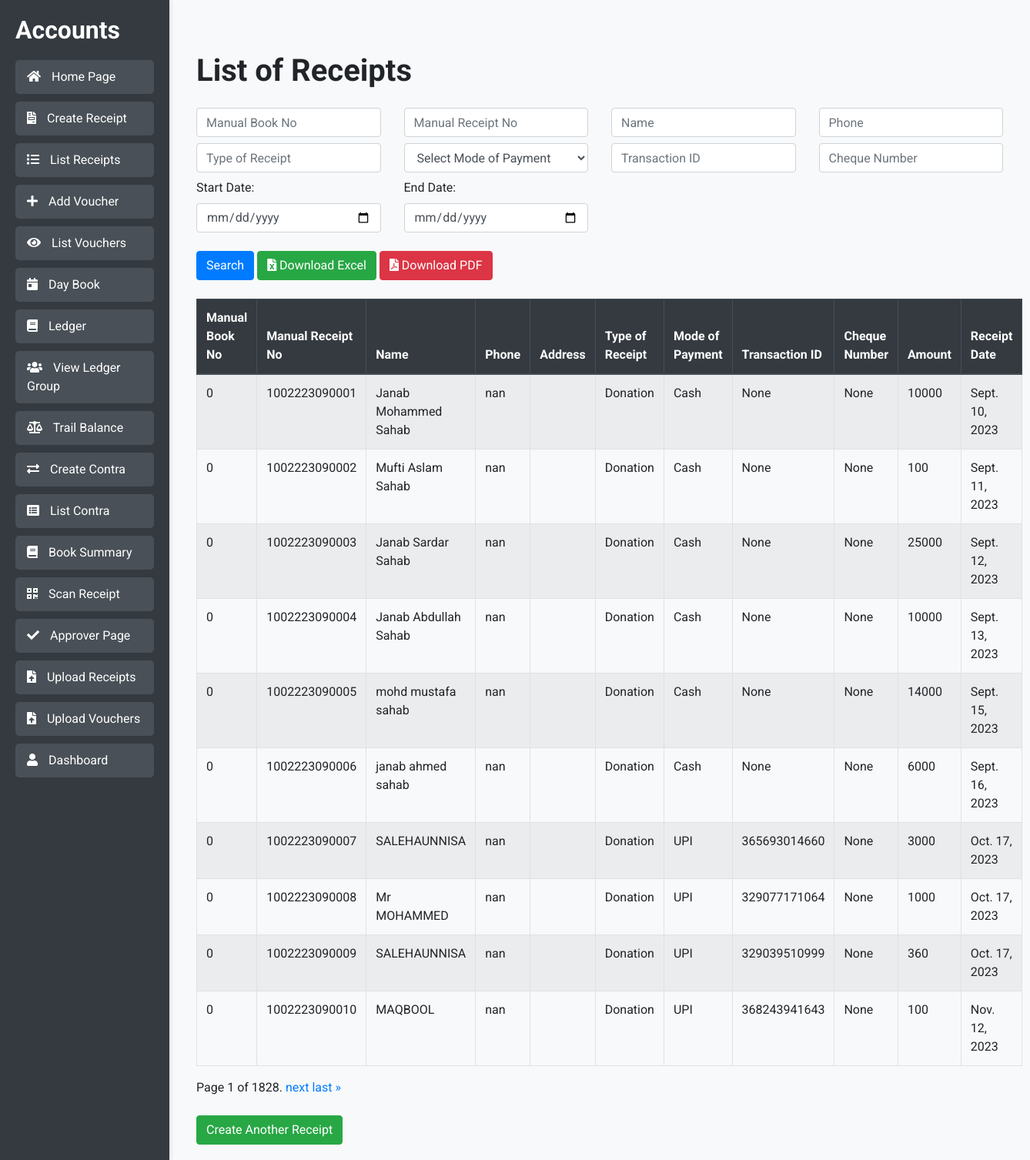
Screenshot of /list-receipts/ (signed in) with the database file from the repository.
### accounts/models.py (models this page shows)
class Receipt(models.Model):
    PAYMENT_CHOICES = [
        ('Cash', 'Cash'),
        ('UPI', 'UPI'),
        ('Bank Transfer', 'Bank Transfer'),
        ('Cheque', 'Cheque'),
    ]
    TYPE_CHOICES = [
        ('Donation', 'Donation'),
        ('Sadqa', 'Sadqa'),
        ('Zakat', 'Zakat'),
        ('Atiya', 'Atiya'),
        ('Fidiya', 'Fidiya'),
        ('Tasdeeq-Nama', 'Tasdeeq-Nama'),
        ('Isala-e-Sawab', 'Isala-e-Sawab'),
        ('Payment Return', 'Payment Return'),  # Added Payment Return
        ('Salary Return', 'Salary Return'),    # Added Salary Return
    ]
    manual_book_no = models.PositiveIntegerField(blank=True, null=True)
    manual_receipt_no = models.CharField(max_length=15, blank=True, null=True)
    name = models.CharField(max_length=100, blank=True, null=True)
    phone = models.CharField(max_length=20, blank=True, null=True)
    address = models.CharField(max_length=300, blank=True, null=True)
    type_of_receipt = models.CharField(max_length=50, choices=TYPE_CHOICES, default='Donation')
    mode_of_payment = models.CharField(max_length=20, choices=PAYMENT_CHOICES, default='Cash')
    transaction_id = models.CharField(max_length=15, blank=True, null=True)
    cheque_number = models.CharField(max_length=15, blank=True, null=True)
    amount = models.PositiveIntegerField(validators=[positive_integer_validator])
    receipt_date = models.DateField(default=date.today)
    class Meta:
        unique_together = ('manual_book_no', 'manual_receipt_no')

### accounts/views.py (the view)
# urls.py: path('list-receipts/', views.list_receipts, name='list_receipts'),
@login_required
def list_receipts(request):
    receipts = Receipt.objects.all()
    manual_book_no = request.GET.get('manual_book_no')
    if manual_book_no:
        receipts = receipts.filter(manual_book_no__icontains=manual_book_no)
    manual_receipt_no = request.GET.get('manual_receipt_no')
    if manual_receipt_no:
        receipts = receipts.filter(manual_receipt_no__icontains=manual_receipt_no)
    name = request.GET.get('name')
    if name:
        receipts = receipts.filter(name__icontains=name)
    phone = request.GET.get('phone')
    if phone:
        receipts = receipts.filter(phone__icontains=phone)
    type_of_receipt = request.GET.get('type_of_receipt')
    if type_of_receipt:
        receipts = receipts.filter(type_of_receipt__icontains=type_of_receipt)
    mode_of_payment = request.GET.get('mode_of_payment')
    if mode_of_payment:
        receipts = receipts.filter(mode_of_payment__icontains=mode_of_payment)
    transaction_id = request.GET.get('transaction_id')
    if transaction_id:
        receipts = receipts.filter(transaction_id__icontains=transaction_id)
    cheque_number = request.GET.get('cheque_number')
    if cheque_number:
        receipts = receipts.filter(cheque_number__icontains=cheque_number)
    start_date = request.GET.get('start_date')
    end_date = request.GET.get('end_date')
    if start_date and end_date:
        receipts = receipts.filter(receipt_date__range=[start_date, end_date])
    paginator = Paginator(receipts, 10)  # Show 10 receipts per page
    page_number = request.GET.get('page')
    page_obj = paginator.get_page(page_number)
    context = {
        'page_obj': page_obj,
        'manual_book_no': manual_book_no,
        'manual_receipt_no': manual_receipt_no,
        'name': name,
        'phone': phone,
        'type_of_receipt': type_of_receipt,
        'mode_of_payment': mode_of_payment,
        'transaction_id': transaction_id,
        'cheque_number': cheque_number,
        'start_date': start_date,
        'end_date': end_date,
    }
    return render(request, 'list_receipts.html', context)

### accounts/templates/list_receipts.html (shortened to what this page needs)
{% extends 'base.html' %}
{% block content %}
<div class="container mt-5">
    <h1 class="mb-4">List of Receipts</h1>
    <form id="searchForm" method="get" class="mb-4">
        <div class="row">
            <div class="col-md-3 mb-2">
                <input type="text" name="manual_book_no" class="form-control" placeholder="Manual Book No" value="{{ request.GET.manual_book_no }}">
            </div>
            <div class="col-md-3 mb-2">
                <input type="text" name="manual_receipt_no" class="form-control" placeholder="Manual Receipt No" value="{{ request.GET.manual_receipt_no }}">
            </div>
            <div class="col-md-3 mb-2">
                <input type="text" name="name" class="form-control" placeholder="Name" value="{{ request.GET.name }}">
            </div>
            <div class="col-md-3 mb-2">
                <input type="text" name="phone" class="form-control" placeholder="Phone" value="{{ request.GET.phone }}">
            </div>
            <div class="col-md-3 mb-2">
                <input type="text" name="type_of_receipt" class="form-control" placeholder="Type of Receipt" value="{{ request.GET.type_of_receipt }}">
            </div>
            <div class="col-md-3 mb-2">
                <select name="mode_of_payment" class="form-control">
                    <option value="">Select Mode of Payment</option>
                </select>
            </div>
            <div class="col-md-3 mb-2">
                <input type="text" name="transaction_id" class="form-control" placeholder="Transaction ID" value="{{ request.GET.transaction_id }}">
            </div>
            <div class="col-md-3 mb-2">
                <input type="text" name="cheque_number" class="form-control" placeholder="Cheque Number" value="{{ request.GET.cheque_number }}">
            </div>
            <div class="col-md-3 mb-2">
                <label for="start_date" class="form-label">Start Date:</label>
                <input type="date" id="start_date" name="start_date" class="form-control" value="{{ request.GET.start_date }}">
            </div>
            <div class="col-md-3 mb-2">
                <label for="end_date" class="form-label">End Date:</label>
                <input type="date" id="end_date" name="end_date" class="form-control" value="{{ request.GET.end_date }}">
            </div>
        </div>
        <div class="mt-3">
            <button type="submit" class="btn btn-primary">Search</button>
            <button type="submit" name="download_format" value="excel" class="btn btn-success">
                <i class="fas fa-file-excel"></i> Download Excel
            </button>
            <button type="submit" name="download_format" value="pdf" class="btn btn-danger">
                <i class="fas fa-file-pdf"></i> Download PDF
            </button>
        </div>
    </form>
    <table class="table table-striped table-bordered">
        <thead class="thead-dark">
            <tr>
                <th>Manual Book No</th>
                <th>Manual Receipt No</th>
                <th>Name</th>
                <th>Phone</th>
                <th>Address</th>
                <th>Type of Receipt</th>
                <th>Mode of Payment</th>
                <th>Transaction ID</th>
                <th>Cheque Number</th>
                <th>Amount</th>
                <th>Receipt Date</th>
            </tr>
        </thead>
        <tbody>
            {% for receipt in page_obj %}
            <tr>
                <td>{{ receipt.manual_book_no }}</td>
                <td>{{ receipt.manual_receipt_no }}</td>
                <td>{{ receipt.name }}</td>
                <td>{{ receipt.phone }}</td>
                <td>{{ receipt.address }}</td>
                <td>{{ receipt.type_of_receipt }}</td>
                <td>{{ receipt.get_mode_of_payment_display }}</td>
                <td>{{ receipt.transaction_id }}</td>
                <td>{{ receipt.cheque_number }}</td>
                <td>{{ receipt.amount }}</td>
                <td>{{ receipt.receipt_date }}</td>
            </tr>
            {% empty %}
            <tr>
                <td colspan="11" class="text-center">No receipts found</td>
            </tr>
            {% endfor %}
        </tbody>
    </table>
    <div class="pagination">
        <span class="step-links">
            <span class="current">
                Page {{ page_obj.number }} of {{ page_obj.paginator.num_pages }}.
            </span>
            {% if page_obj.has_next %}
                <a href="?page={{ page_obj.next_page_number }}{% if request.GET %}&{{ request.GET.urlencode }}{% endif %}">next</a>
                <a href="?page={{ page_obj.paginator.num_pages }}{% if request.GET %}&{{ request.GET.urlencode }}{% endif %}">last &raquo;</a>
            {% endif %}
        </span>
    </div>
    <div class="mt-4">
        <a href="{% url 'create_receipt' %}" class="btn btn-success">Create Another Receipt</a>
    </div>
</div>
{% endblock %}

### accounts/templates/base.html (style rules this page uses)
body { background: #f8f9fa; font-family: 'Roboto', sans-serif; }
.main-content h1 { font-family: 'Roboto', sans-serif; font-weight: 700; margin-bottom: 20px; }

### rows the page displays
Receipt: manual_book_no "0", manual_receipt_no "1002223090001", name "Janab Mohammed Sahab", phone "nan", type_of_receipt "Donation", mode_of_payment "Cash", transaction_id "None", cheque_number "None", amount "10000", receipt_date "Sept. 10, 2023"
Receipt: manual_book_no "0", manual_receipt_no "1002223090002", name "Mufti Aslam Sahab", phone "nan", type_of_receipt "Donation", mode_of_payment "Cash", transaction_id "None", cheque_number "None", amount "100", receipt_date "Sept. 11, 2023"
Receipt: manual_book_no "0", manual_receipt_no "1002223090003", name "Janab Sardar Sahab", phone "nan", type_of_receipt "Donation", mode_of_payment "Cash", transaction_id "None", cheque_number "None", amount "25000", receipt_date "Sept. 12, 2023"
Receipt: manual_book_no "0", manual_receipt_no "1002223090004", name "Janab Abdullah Sahab", phone "nan", type_of_receipt "Donation", mode_of_payment "Cash", transaction_id "None", cheque_number "None", amount "10000", receipt_date "Sept. 13, 2023"
Receipt: manual_book_no "0", manual_receipt_no "1002223090005", name "mohd mustafa sahab", phone "nan", type_of_receipt "Donation", mode_of_payment "Cash", transaction_id "None", cheque_number "None", amount "14000", receipt_date "Sept. 15, 2023"
Receipt: manual_book_no "0", manual_receipt_no "1002223090006", name "janab ahmed sahab", phone "nan", type_of_receipt "Donation", mode_of_payment "Cash", transaction_id "None", cheque_number "None", amount "6000", receipt_date "Sept. 16, 2023"
Receipt: manual_book_no "0", manual_receipt_no "1002223090007", name "SALEHAUNNISA", phone "nan", type_of_receipt "Donation", mode_of_payment "UPI", transaction_id "365693014660", cheque_number "None", amount "3000", receipt_date "Oct. 17, 2023"
Receipt: manual_book_no "0", manual_receipt_no "1002223090008", name "Mr MOHAMMED", phone "nan", type_of_receipt "Donation", mode_of_payment "UPI", transaction_id "329077171064", cheque_number "None", amount "1000", receipt_date "Oct. 17, 2023"
Receipt: manual_book_no "0", manual_receipt_no "1002223090009", name "SALEHAUNNISA", phone "nan", type_of_receipt "Donation", mode_of_payment "UPI", transaction_id "329039510999", cheque_number "None", amount "360", receipt_date "Oct. 17, 2023"
Receipt: manual_book_no "0", manual_receipt_no "1002223090010", name "MAQBOOL", phone "nan", type_of_receipt "Donation", mode_of_payment "UPI", transaction_id "368243941643", cheque_number "None", amount "100", receipt_date "Nov. 12, 2023"

### other values shown
{{ page_obj.number }} "1"
{{ page_obj.paginator.num_pages }} "1828"
